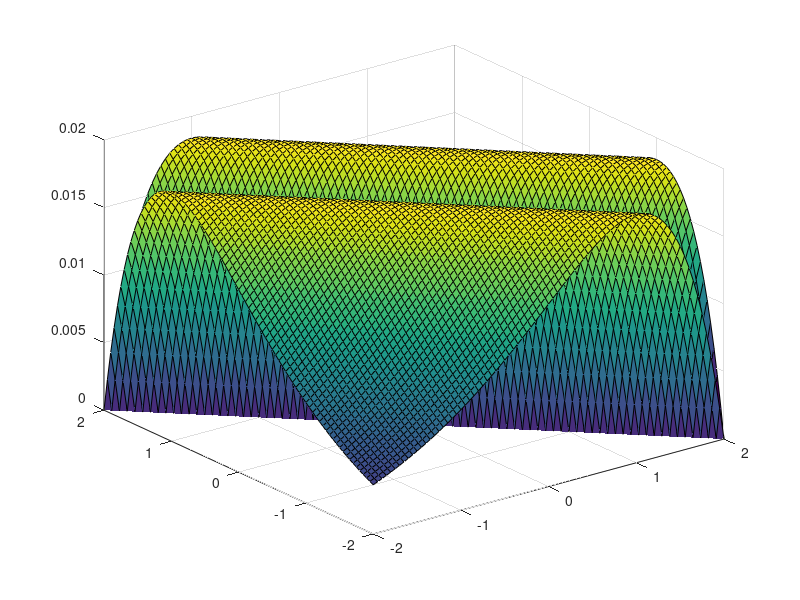

This figure's MATLAB source: (Note: this script raises an error after producing the figure.)
clc; clear; close all;

[X, Y] = meshgrid(-2:0.05:2, -2:0.05:2);

Z1 = sin(abs(X + Y) / 20) .* exp(-abs(X + Y));

figure(1);
surf(X, Y, Z1);
colormap('parula');       
shading interp;          
view(30, 30);             

grid on;


% Task 1b 
r = linspace(0, 1, 50);
theta = linspace(0, 2*pi, 100);
[R, Theta] = meshgrid(r, theta);

X_polar = R .* cos(Theta);
Y_polar = R .* sin(Theta);

Z2 = 1 - 2*(X_polar.^2) - 3*(Y_polar.^2);

figure(2);
surf(X_polar, Y_polar, Z2);
colormap('jet');          
shading faceted;          
view(78, 30);             

grid on;

% Complementary Task 
[X3, Y3] = meshgrid(-2:0.05:2, -2:0.05:2);

Z3 = 1 - (X3.^2 + Y3.^2);

figure(3);
surf(X3, Y3, Z3, 'FaceColor', 'red', 'EdgeColor', 'none');
hold on;

camlight('left');
lighting gouraud;

grid on;
